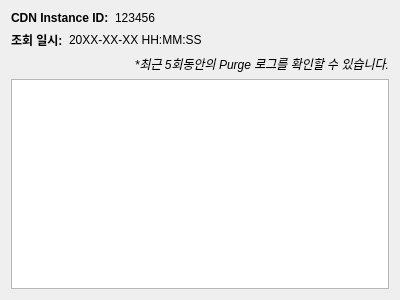
<?xml version="1.0" encoding="UTF-8"?>
<ui version="4.0">
 <class>PurgeHistoryWidget</class>
 <widget class="QWidget" name="PurgeHistoryWidget">
  <property name="geometry">
   <rect>
    <x>0</x>
    <y>0</y>
    <width>400</width>
    <height>300</height>
   </rect>
  </property>
  <property name="windowTitle">
   <string>Purge History</string>
  </property>
  <layout class="QVBoxLayout" name="verticalLayout">
   <item>
    <layout class="QHBoxLayout" name="horizontalLayout" stretch="1,100">
     <item>
      <widget class="QLabel" name="label_cdnInstanceId_text">
       <property name="font">
        <font>
         <weight>75</weight>
         <bold>true</bold>
        </font>
       </property>
       <property name="contextMenuPolicy">
        <enum>Qt::DefaultContextMenu</enum>
       </property>
       <property name="text">
        <string>CDN Instance ID:</string>
       </property>
      </widget>
     </item>
     <item>
      <widget class="QLabel" name="label_cdnInstanceId_value">
       <property name="text">
        <string>123456</string>
       </property>
      </widget>
     </item>
    </layout>
   </item>
   <item>
    <layout class="QHBoxLayout" name="horizontalLayout_2" stretch="1,100">
     <item>
      <widget class="QLabel" name="label_queryTime_text">
       <property name="font">
        <font>
         <weight>75</weight>
         <bold>true</bold>
        </font>
       </property>
       <property name="text">
        <string>조회 일시:</string>
       </property>
      </widget>
     </item>
     <item>
      <widget class="QLabel" name="label_queryTime_value">
       <property name="text">
        <string>20XX-XX-XX HH:MM:SS</string>
       </property>
      </widget>
     </item>
    </layout>
   </item>
   <item>
    <widget class="QLabel" name="label_description">
     <property name="font">
      <font>
       <weight>50</weight>
       <italic>true</italic>
       <bold>false</bold>
       <underline>false</underline>
       <kerning>true</kerning>
      </font>
     </property>
     <property name="text">
      <string>*최근 5회동안의 Purge 로그를 확인할 수 있습니다.</string>
     </property>
     <property name="alignment">
      <set>Qt::AlignRight|Qt::AlignTrailing|Qt::AlignVCenter</set>
     </property>
    </widget>
   </item>
   <item>
    <widget class="QTableView" name="tableView_historyList"/>
   </item>
  </layout>
 </widget>
 <resources/>
 <connections/>
</ui>
